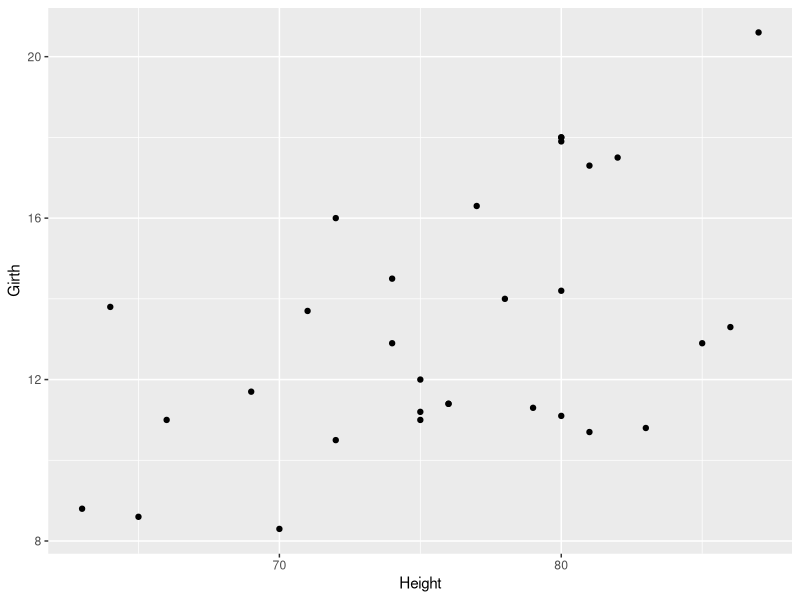

The R source for this figure: (Note: this script raises an error after producing the figure.)
## ---- chunk 1
library(ggplot2)
qplot(Height, Girth, data=trees) 

## ---- chunk 2
slidifyUI (
        sidebarPanel (
                selectInput ('dataset',
                             'Choose Dataset',
                             c ('iris', 
                                'mtcars',
                                'trees'
                                )
                ),              
                
                selectInput ('type',
                             'Choose Type',
                             c("Summary",
                               "Structure"
                                )
                )
        ),
        mainPanel (
                #tags$div (id = "imageplot",
                #          class = "shiny-html-output imageplot Chart"),
                #tags$p ("text de prueba")
                #tags$table(id = "sumstr", class = "classsum")
                #tags$div (id = "sumstr", class = "shiny-html-output sumstr")
                verbatimTextOutput ("sumstr")
        )
)
#inputPanel (
#        selectInput ("dataset",
#                     label = "Select Data Set:",
#                     choices = c ("mtcars",
#                                  "trees",
#                                  "iris"),
#                     selected = "mtcars"
#        ),
#                
#        selectInput ("variable",
#                     label = "Option: ",
#             choices = c ("Structure",
#                  "Summary","names"),
#             selected = "Structure"
#        ),
#        uiOutput ('a')
#)

#renderDataTable ({
#if (input$dataset == "mtcars") {
#        datainfo <- as.data.frame (mtcars)
#}
#else {
#        if (input$dataset == "trees") {
#                datainfo <- as.data.frame (trees)
#        }
#        else {
#                datainfo <- as.data.frame (iris)
#        }
#}
                
#if (input$variable == "Structure") {
#        output <- str (datainfo)
#}
#else {
#        if (input$variable == "Summary") {
#                output <- summary (datainfo)
#        }
#        else {
#                output <- names(datainfo)
#        }
#}        
#})

